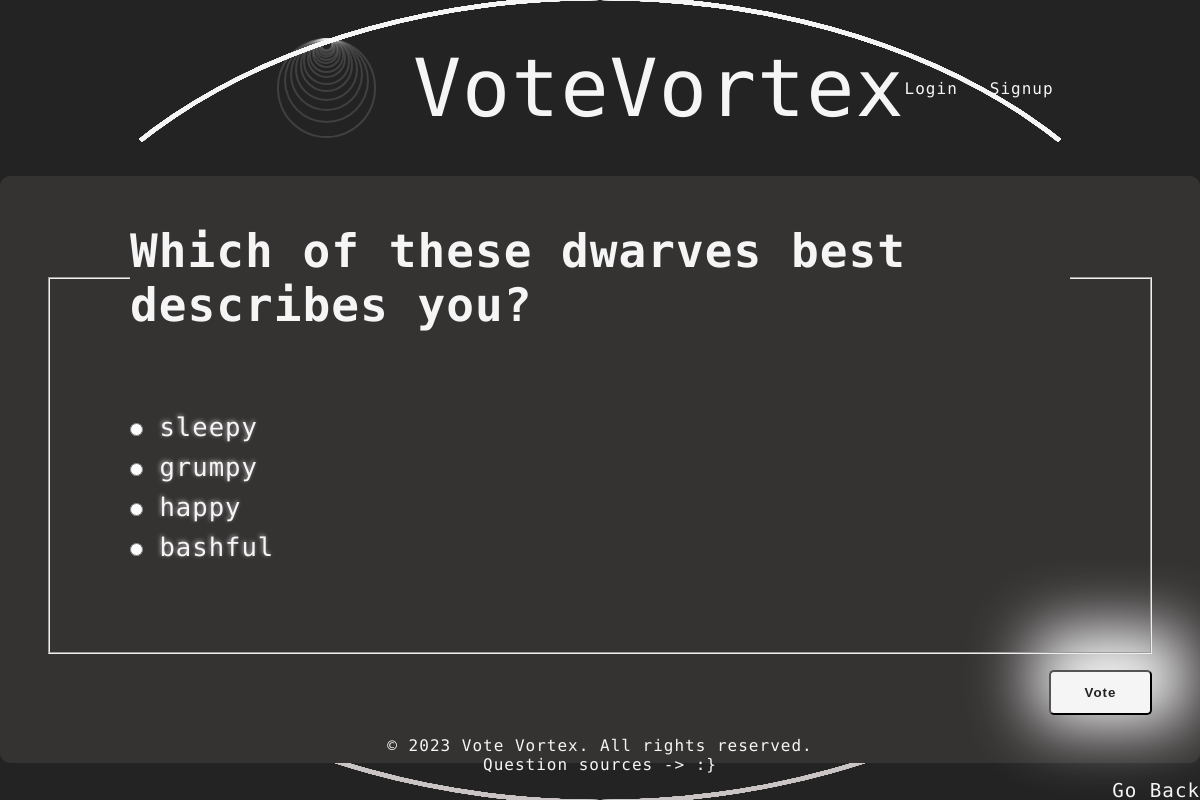
Screenshot of /polls/7/ with the database file from the repository.
### polls/models.py (models this page shows, shortened)
class Question(models.Model):
    question_text = models.CharField(max_length=200)
    pub_date = models.DateTimeField("date published")

class Choice(models.Model):
    question = models.ForeignKey(Question, on_delete=models.CASCADE)
    choice_text = models.CharField(max_length=200)
    votes = models.IntegerField(default=0)

### polls/views.py (the view)
# urls.py: path("<int:pk>/", views.DetailView.as_view(), name="detail"),
class DetailView(generic.DetailView):
    model = Question
    template_name = "polls/detail.html"
    def get_queryset(self):
        return Question.objects.filter(pub_date__lte=datetime.datetime.now())

### polls/templates/polls/detail.html (shortened to what this page needs)
{% load static %}
<!DOCTYPE html>
<html lang="en">
	<head>
		<link href="{% static 'polls/style.css' %}" rel="stylesheet" />
	</head>
    {% include "polls/header.html" %}
<main>
<div class="foooorm">
    <form action="{% url 'polls:vote' question.id %}" method="post">
        <fieldset>
            <legend><h1>{{ question.question_text }}</h1></legend>
            {% for choice in question.choice_set.all %}
                <input class="radio" type="radio" name="choice" id="choice{{ forloop.counter }}" value="{{ choice.id }}">
                <label class="neheh" for="choice{{ forloop.counter }}">{{ choice.choice_text }}</label><br>
            {% endfor %}
        </fieldset>
        <input class="vote" type="submit" value="Vote">
    </form>
    <a class="backdoor hover-underline-animation" href="{% url 'polls:index' %}">Go Back</a>
</div>
</main>
{% include "polls/footer.html" %}

### polls/static/polls/style.css (style rules this page uses)
* { padding: 0; margin: 0; box-sizing: border-box; color: whitesmoke; text-decoration: none; letter-spacing: 1px; }
main { display: flex; width: 100vw; height: 70vh; align-items: center; justify-content: center; flex-wrap: wrap; }
fieldset { padding: 5rem; font-size: 1.6em; z-index: 999; }
fieldset h1 { font-size: 1.8em; }
.vote { background-color: whitesmoke; color: #232323; padding: .8rem 2.1rem; cursor: pointer; box-shadow: inset 0px 0px 70px -43px rgba(35,35,35,1); align-self: flex-end; transition: .2s; border-radius: 5px; box-shadow: 10px -15px 65px 25px rgba(255,255,255,1); font-weight: bold; z-index: 1; }
.foooorm { display: flex; flex-direction: column; gap: 1rem; }
form { display: flex; flex-direction: column; gap: 1rem; }
.radio { padding: 2rem; margin-bottom: 1rem; cursor: pointer; }
.neheh { cursor: pointer; }
.backdoor { align-self: flex-end; font-size: 1.2em; }
.hover-underline-animation { display: inline-block; position: relative; }
.hover-underline-animation::after { content: ''; position: absolute; width: 100%; transform: scaleX(0); height: 1.5px; bottom: -2px; left: 0; background-color: whitesmoke; transform-origin: bottom right; transition: transform 0.25s ease-out; }
input[type='radio'] { accent-color: #232323; }
.neheh { text-shadow: -1px -1px 4px rgba(255, 255, 255, 0.6); }
form { background-color: #353232; padding: 3rem; border-radius: 10px; }

### rows the page displays
Question: question_text "Which of these dwarves best describes you?"
Choice: choice_text "sleepy"
Choice: choice_text "grumpy"
Choice: choice_text "happy"
Choice: choice_text "bashful"
